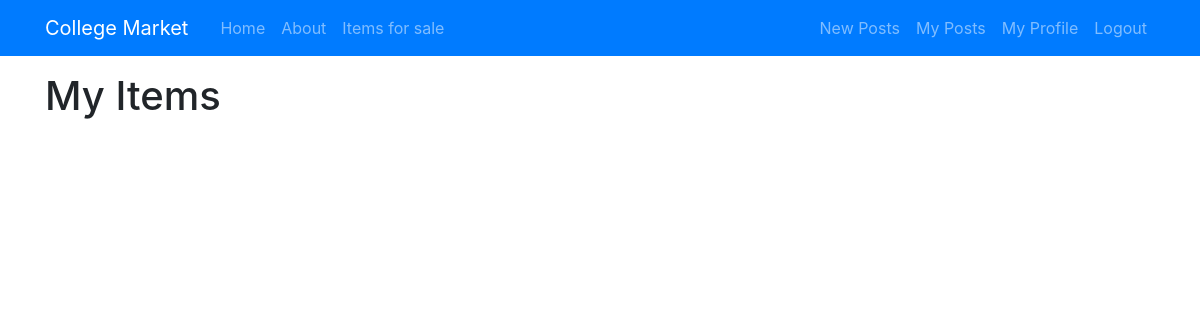
Page /post/ (signed in) on the earlier database version.
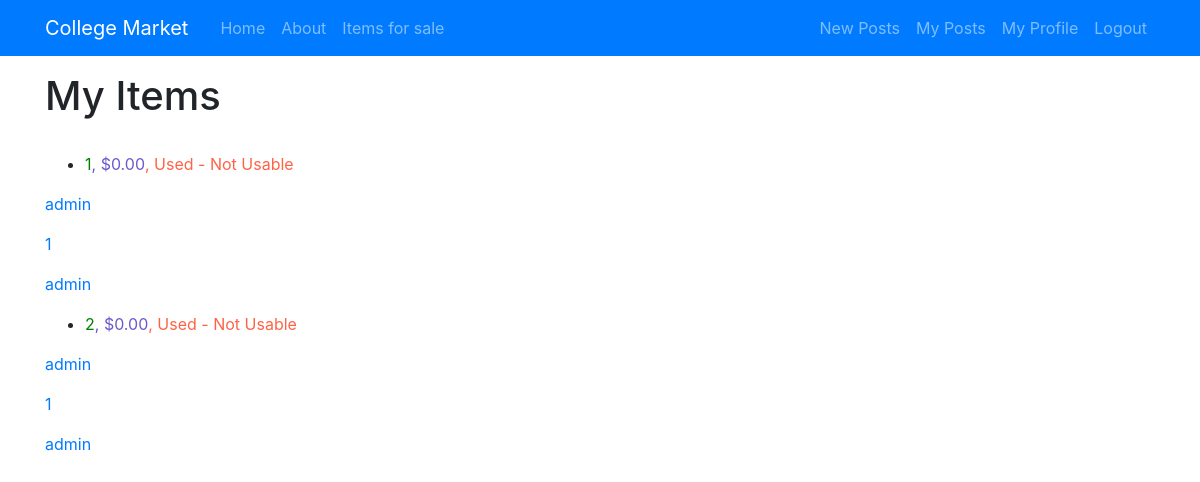
Same page on the later database version.
### posts/models.py (models this page shows)
class Post(models.Model):
    user = models.ForeignKey(User, on_delete=models.CASCADE, related_name="post" , null=True)
    title = models.CharField(max_length=255)
    body = models.TextField(null=True)
    updated_on = models.DateTimeField(auto_now= True)
    created_on = models.DateTimeField(auto_now_add=True, null=True)
    category = models.IntegerField(choices=CATEGORY, default=0)
    cover = models.ImageField(upload_to='images/', null=True , blank=True)
    condition = models.IntegerField(choices=CONDITION , default = 4)
    price = models.DecimalField(max_digits=20, decimal_places=2, default=Decimal(0.00), null=True ,blank=True)
    publish = models.IntegerField(choices=STATUS, default=0)

### posts/views.py (the view)
# urls.py: path('', PostListView.as_view(), name='post_list'),
class PostListView(ListView):
    model = Post
    template_name = '../templates/post_list.html'

### posts/templates/post_list.html
{% extends 'base.html' %}
{% block content %}
<br><br><br>
{% if user.is_authenticated %}
<h1>My Items</h1>
<br>
  {% for post in user.post.all %}
      <ul>
        <li><a href="{{ post.pk }}"><p id="element1">{{ post.title }}  </p><p id="element2">,  ${{ post.price }}</p><p id="element3"> , {{ post.get_condition_display }}</p</a></li>
      </ul>
      <p>{{ user }}</p>
      <p>{{ user.pk }}</p>
      <p> {{ post.user }} </p>
  {% endfor %}
{% else %}
  <p>You are not allowed to see this list</p>
  <meta http-equiv = "refresh" content = "2"; url ='/post' />
{% endif %}
{% endblock %}

Differences in the rows shown:
added Post: title "1", price "0.00", condition "Used - Not Usable", user "admin"
added Post: title "2", price "0.00", condition "Used - Not Usable", user "admin"
